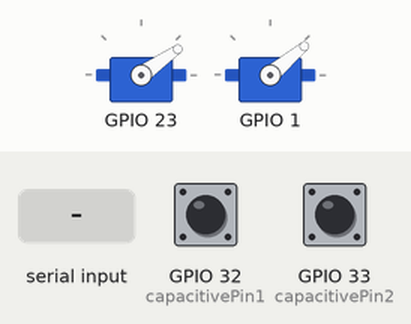
Recording of a sketch running on a simulated ESP32. On the bench: 2 × servo. The inputs (shaded band) are chosen by the test bench; at power-on: GPIO 32 (capacitivePin1) HIGH, GPIO 33 (capacitivePin2) HIGH. What the sketch prints to the serial monitor is not drawn.

Above: at 1.2 s.
1.3 s: "1\n" received over Serial
At 1.7 s:
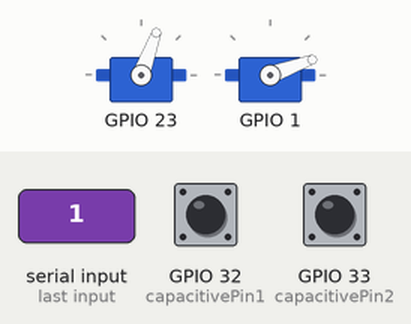
2.8 s: "0\n" received over Serial
At 4.0 s:
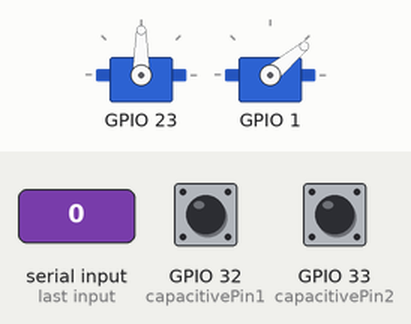
4.3 s: "1,90\n" received over Serial
At 5.2 s:
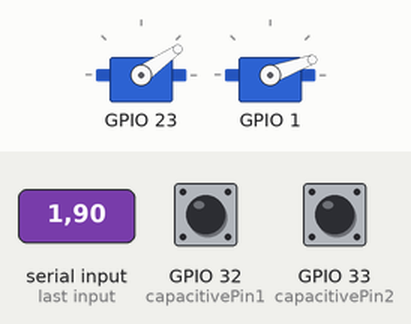
5.8 s: "90,45\n" received over Serial
At 6.4 s:
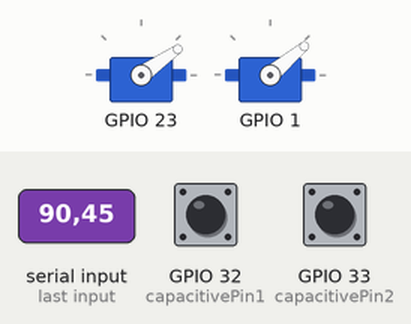
7.3 s: "1,90,45\n" received over Serial
At 8.7 s:
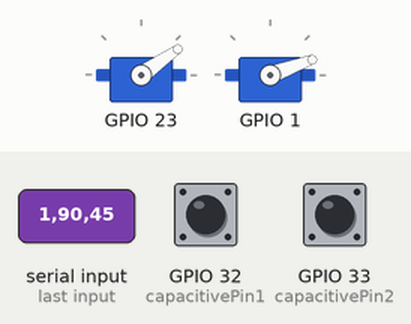
Timing chart, 0 to 9.8 s (numbered marks = the images above; inputs shaded):
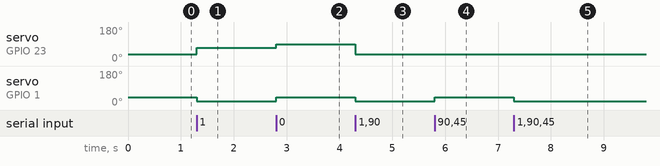

The sketch:

DemoTest.ino
```cpp
/////////////////////////////////////////////////////////////////////////////

#include <ESP32Servo.h>

Servo myservo1;
Servo myservo2;

int servo1Pin = MOSI;
int servo2Pin = TX;

int servo1ReadPin = A3;
int servo2ReadPin = A2;

int servo1Read;
int servo2Read;

int angle1 = 35;
int angle2 = 40;

int commaIdx, firstItem, secondItem;

const int capacitivePin1 = T9;
const int capacitivePin2 = T8;

bool capacitiveLogic1 = false;
bool capacitiveLogic2 = false;

bool proximity = false;

const int TOUCH_THRESHOLD = 30;

String receivedString = "";
String stringToSend = "";

unsigned long prevMillis = 0;


void setup()
{
  Serial.begin(115200);
  while (!Serial);

	// Allow allocation of all timers
	ESP32PWM::allocateTimer(0);
	ESP32PWM::allocateTimer(1);
	ESP32PWM::allocateTimer(2);
	ESP32PWM::allocateTimer(3);

  myservo1.setPeriodHertz(50);
  myservo1.attach(servo1Pin, 500, 2400);
  myservo1.write(angle1);

  myservo2.setPeriodHertz(50);
  myservo2.attach(servo2Pin, 500, 2400);
  myservo2.write(angle2);

}

void loop() {

  int touchVal1 = touchRead(capacitivePin1);
  int touchVal2 = touchRead(capacitivePin2);

  if(touchVal1 < TOUCH_THRESHOLD){
    capacitiveLogic1 = true;
  }
  else {
    capacitiveLogic1 = false;
  }

  if (touchVal2 < TOUCH_THRESHOLD){
    capacitiveLogic2 = true;
  }
  else {
    capacitiveLogic2 = false;
  }


  // read as fast as possible
   if (Serial.available() > 0) {
     receivedString = Serial.readStringUntil('\n');
     receivedString.trim();
     commaIdx = receivedString.indexOf(',');
     firstItem = receivedString.substring(0,commaIdx).toInt();
     secondItem = receivedString.substring(commaIdx+1).toInt();
    proximity = (firstItem == 1 ? true : false);
     angle2 = (proximity ? 20 : 40);
     angle1 = (secondItem == 1 ? 70 : (secondItem == 0 ? 90 : 35));

   }


    myservo1.write(constrain(angle1, 35, 90));

    myservo2.write(constrain(angle2, 20, 40));

  // if (millis() - prevMillis > 1000)
  // {
  //   prevMillis = millis();
  //   Serial.println(String(firstItem) + ":" + String(secondItem) + ";" + String(angle1) + "--" + String(angle2));
  //   Serial.flush();
  // }

  //Sending with delay 10ms
  if (millis() - prevMillis > 10) {
    prevMillis = millis();
    stringToSend = String(int(capacitiveLogic1)+3) + String(int(capacitiveLogic2)+3);
    Serial.println(stringToSend);
    Serial.flush();
  }

}
```

Measured:
- after the input at 1.3 s, servo on GPIO 23: 35° → 70° at once; servo on GPIO 1: 40° → 20° at once
- after the input at 2.8 s, servo on GPIO 23: 70° → 90° at once; servo on GPIO 1: 20° → 40° at once
- after the input at 4.3 s, servo on GPIO 23: 90° → 35° at once; servo on GPIO 1: 40° → 20° at once
- after the input at 5.8 s, servo on GPIO 1: 20° → 40° at once
- after the input at 7.3 s, servo on GPIO 1: 40° → 20° at once
